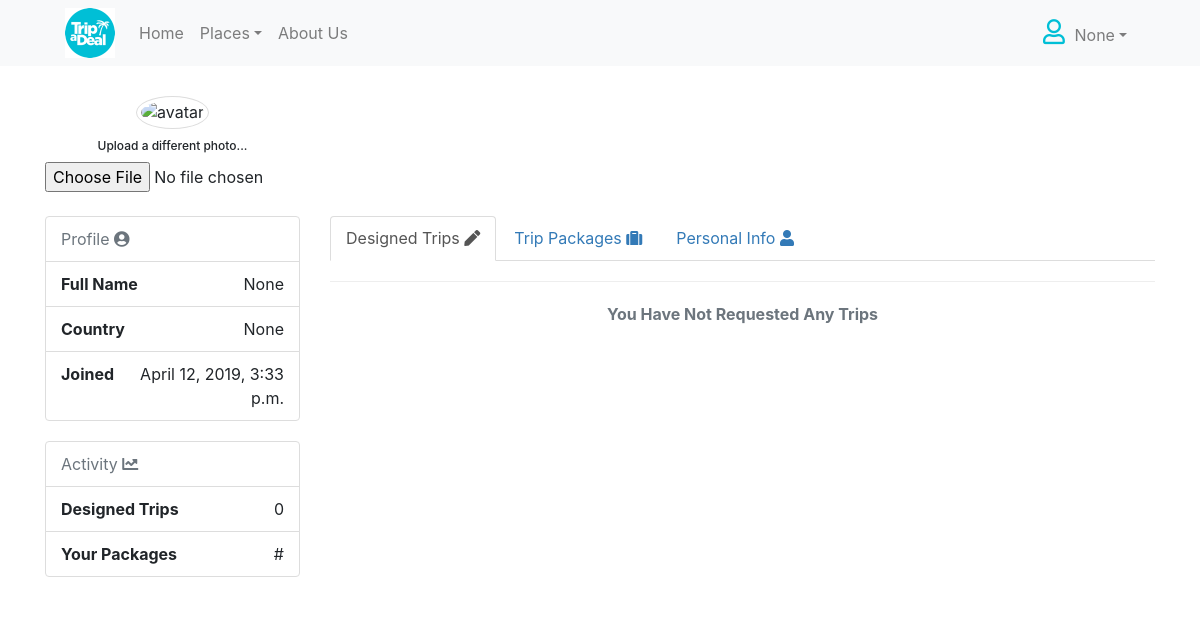
/user/id=41/, run on the app's committed database.
### CustomUser/models.py (models this page shows, shortened)
class User(AbstractBaseUser):
    email = models.EmailField(
        verbose_name='email address',
        max_length=255,
        unique=True,
    )
    active = models.BooleanField(default=False) # can login
    staff = models.BooleanField(default=False) # a admin user; non super-user
    admin = models.BooleanField(default=False) # a superuser
    full_name = models.CharField(max_length=255,blank=True,null=True)
    title = models.CharField(max_length=50,blank=True,null=True)
    country = models.CharField(max_length=50,blank=True,null=True)
    mobile = models.CharField(max_length=50,blank=True,null=True)
    birthday = models.DateField(blank=True,null=True)
    register_date = models.DateTimeField(auto_now_add=True,blank=True,null=True)
    USERNAME_FIELD = 'email'
    REQUIRED_FIELDS = ['full_name'] # Email & Password are required by default.
    objects = UserManager()
    def get_full_name(self):
        return self.full_name

### CustomUser/views.py (the view)
# urls.py: path('id=<int:user_id>/', views.profile_render, name = "profile_render"),
def profile_render(request,user_id):
    user = get_object_or_404(User,id=user_id)
    designedTrips = DesignTrip.objects.filter(user=user)
    cities = City.objects.all()
    context = {'user':user, 'DesignedTrips':designedTrips,'cities':cities}
    return render(request,'user_profile.html', context)

### CustomUser/templates/user_profile.html (shortened to what this page needs)
{% extends 'TripPackages/base.html' %}
{% load staticfiles %}
{% block body %}
<head>
<link href="{% static 'design_form/intl-tel-input-master/build/css/intlTelInput.css' %}" rel="stylesheet" media="all">
<link rel="stylesheet" href="{% static "user_profile/css/bootstrap3.css" %}">
<link rel="stylesheet" href="{% static "user_profile/css/user_profile.css" %}">
</head>
<div class="bootstrap3">
<br>
<br>
<br>
<br>
<div class="container bootstrap snippet">
    <div class="row">
  		<div class="col-sm-3">
      <div class="text-center">
        <img src="http://ssl.gstatic.com/accounts/ui/avatar_2x.png" class="avatar img-circle img-thumbnail" alt="avatar">
        <h6>Upload a different photo...</h6>
        <input type="file" class="text-center center-block">
      </div></hr><br>
          <ul class="list-group">
            <li class="list-group-item text-muted">Profile  <i class="fas fa-user-circle"></i></li>
            <li class="list-group-item text-right"><span class="pull-left"><strong>Full Name</strong></span>{{user.full_name}}</li>
            <li class="list-group-item text-right"><span class="pull-left"><strong>Country</strong></span>{{user.country}}</li>
            <li class="list-group-item text-right"><span class="pull-left"><strong>Joined</strong></span>{{user.register_date}}</li>
          </ul>
          <ul class="list-group">
            <li class="list-group-item text-muted">Activity  <i class="fas fa-chart-line"></i> </li>
            <li class="list-group-item text-right"><span class="pull-left"><strong>Designed Trips</strong></span>{{DesignedTrips.count}}</li>
            <li class="list-group-item text-right"><span class="pull-left"><strong>Your Packages</strong></span> #</li>
          </ul>
        </div>
    	<div class="col-sm-9">
        <br>
        <br>
        <br>
        <br>
        <br>
            <ul class="nav nav-tabs">
                <li class="active"><a data-toggle="tab" href="#designed_trips">Designed Trips  <i class="fas fa-pen"></i></a></li>
                <li><a data-toggle="tab" href="#trip_packages">Trip Packages  <i class="fas fa-suitcase"></i></a></li>
                <li><a data-toggle="tab" href="#personal_info">Personal Info  <i class="fas fa-user"></i></a></li>
              </ul>
          <div class="tab-content">
            <div class="tab-pane active" id="designed_trips">
                <hr>
                {% if DesignedTrips %}
                {% for trip in DesignedTrips  %}
                  <div class="card text">
                    <div class="card-header">
                      <ul class="nav nav-tabs card-header-tabs">
                        <li class="active"><a data-toggle="tab" href="#requested_trips">Requested Trip</a> </li>
                        <li><a data-toggle="tab" href="#trip_program">Trip Program</a></li>
                      </ul>
                    </div>
                    <div class="tab-content">
                      <div class="tab-pane active" id="requested_trips">
                        <div class="card-body">
                        <div class="summ_div" id="summ_div{{trip.id}}">
                            <p>
                              <ul class="list-group">
                                <li class="list-group-item text-muted">Request Summary</i> </li>
                                <li class="list-group-item text-right"><span class="pull-left"><strong>Request Date</strong></span>{{trip.form_submitted_date}}</li>
                                <li class="list-group-item text-right"><span class="pull-left"><strong>Request Status</strong></span>{{trip.status}}</li>
                                <li class="list-group-item text-right"><span class="pull-left"><strong>Trip Type</strong></span>{{trip.trip_type}}</li>
                                <li class="list-group-item text-right"><span class="pull-left"><strong>Trip Mode</strong></span>{{trip.about_trip}}</li>
                              </ul>
                            </p>
                        </div>
                        <div class="full_div" id="full_div{{trip.id}}">
                            <p>
                              <ul class="list-group">
                                <li class="list-group-item text-muted">Request Full Details</i> </li>
                                <li class="list-group-item text-right"><span class="pull-left"><strong>Request Date</strong></span>{{trip.form_submitted_date}}</li>
                                <li class="list-group-item text-right"><span class="pull-left"><strong>Request Status</strong></span>{{trip.status}}</li>
                                <li class="list-group-item text-right"><span class="pull-left"><strong>Trip Type</strong></span>{{trip.trip_type}}</li>
                                <li class="list-group-item text-right"><span class="pull-left"><strong>Trip Mode</strong></span>{{trip.about_trip}}</li>
                                <li class="list-group-item text-right"><span class="pull-left"><strong>Budget From</strong></span>{{trip.budget_from}}</li>
                                <li class="list-group-item text-right"><span class="pull-left"><strong>Budget To</strong></span>{{trip.budget_to}}</li>
                                <li class="list-group-item text-right"><span class="pull-left"><strong>Travel With</strong></span>{{trip.travel_with}}</li>
                                {% ifequal trip.travel_with  "Couple" %}
                                  <li class="list-group-item text-right"><span class="pull-left"><strong>Couple Trip</strong></span>{{trip.couple_question}}</li>
                                {% endifequal %}
                                {% ifequal trip.travel_with  "Family"%}
                                  <li class="list-group-item text-right"><span class="pull-left"><strong>Adult Number</strong></span>{{trip.adult_number}}</li>
                                  <li class="list-group-item text-right"><span class="pull-left"><strong>Chidren Number</strong></span>{{trip.chidren_number}}</li>
                                {% endifequal %}
                                {% ifequal trip.travel_with "Friends" %}
                                  <li class="list-group-item text-right"><span class="pull-left"><strong>Adult Number</strong></span>{{trip.adult_number}}</li>
                                  <li class="list-group-item text-right"><span class="pull-left"><strong>Chidren Number</strong></span>{{trip.chidren_number}}</li>
                                {% endifequal %}
                                {% ifequal trip.exact_date  "Yes" %}
                                  <li class="list-group-item text-right"><span class="pull-left"><strong>Arrival Date</strong></span>{{trip.arrival_date}}</li>
                                  <li class="list-group-item text-right"><span class="pull-left"><strong>Departure Date</strong></span>{{trip.departure_date}}</li>
                                {% endifequal %}
                                {% ifequal trip.exact_date "No" %}
                                  <li class="list-group-item text-right"><span class="pull-left"><strong>Month(approx)</strong></span>{{trip.month}}</li>
                                  <li class="list-group-item text-right"><span class="pull-left"><strong>How Long(approx)?</strong></span>{{trip.period}}</li>
                                {% endifequal %}
                                <li class="list-group-item text-right"><span class="pull-left"><strong>Start Trip From</strong></span>{{trip.begin_trip}}</li>
                                <li class="list-group-item text-right"><span class="pull-left"><strong>Guide Language</strong></span>{{trip.agent_language}}</li>
                                <li class="list-group-item text-right"><span class="pull-left"><strong>Guide Needed</strong></span>{{trip.agent_time}}</li>
                                <li class="list-group-item text-right"><span class="pull-left"><strong>Need Airport Welcome</strong></span>{{trip.agent_welcome}}</li>
                                <li class="list-group-item text-right"><span class="pull-left"><strong>Need Airport ByeBye</strong></span>{{trip.agent_byebye}}</li>
                                <li class="list-group-item text-right"><span class="pull-left"><strong>Need Car</strong></span>{{trip.agent_car}}</li>
                                <li class="list-group-item text-right"><span class="pull-left"><strong>Need Camera</strong></span>{{trip.agent_camera}}</li>
                              </ul>
                            </p>
                        </div>
                        <div>
                          <button class="btn btn-primary pull-left card_button" onclick="showhide(this,{{trip.id}});" id="showhide{{trip.id}}"><i id="showhideIcon{{trip.id}}" class="fas fa-plus"></i> Show Full Details</button>
                          <form id="cancel_request_form" method="post" enctype="multipart/form-data" action={% url 'cancel_request' %}>
                            {% csrf_token %}
                            <button type="button" class="btn btn-danger pull-right card_button" onclick="cancelRequest({{trip.id}});" id="cancel{{trip.id}}"><i class="fas fa-trash-alt"></i> Cancel Request</button>
                            <input type="text" value="{{trip.id}}" style="display:none;" name="trip_id">
                          </form>
                        </div>
                        </div>
                      </div>
                      <div class="tab-pane" id="trip_program">
                        <div class="card-body">
                        </div>
                      </div>
                  </div>
                </div>
                <br>
                {% endfor %}
                {% else %}
                  <p class="text-xl-center font-weight-bold text-muted">You Have Not Requested Any Trips</p>
                {% endif %}
             </div>
              </div>
          </div>
        </div>
    </div>
    </div>
{% endblock body %}

### TripPackages/templates/TripPackages/base.html (shortened to what this page needs)
{% load staticfiles %}
<!DOCTYPE html>
<html lang="en">
<head>
    <link rel="stylesheet"href="{% static "css/bootstrap-css/bootstrap.min.css" %}">
    <link rel="stylesheet" href="https://use.fontawesome.com/releases/v5.7.2/css/all.css">
    <link rel="stylesheet" href="{%  static "css/base.css" %}">
    <link rel="stylesheet" href="{%  static "css/login.css" %}">
</head>
<body>
    <nav class="navbar navbar-expand-lg navbar-light bg-light navbar-fixed">
        <div class="container-fluid">
              <a class="navbar-brand" href="#"><img src= "{% static "images/base/tripdeal.png" %}"></a>
              <div class="collapse navbar-collapse" id="navbarText">
                <ul class="navbar-nav mr-auto">
                  <li class="nav-item ">
                    <a class="nav-link" href="{% url 'Home_view'%}">Home <span class="sr-only">(current)</span></a>
                  </li>
                   <li class="nav-item dropdown">
                      <a class="nav-link dropdown-toggle" data-toggle="dropdown" href="#" role="button" aria-haspopup="true" aria-expanded="false">Places</a>
                   </li>
                  <li class="nav-item">
                    <a class="nav-link" href="{% url 'about_us'%}">About Us</a>
                  </li>
                </ul>
                <ul class="navbar-nav navbar-right ">
                    {% if user.is_authenticated %}
                        <li class="nav-item dropdown">
                        <a class="nav-link dropdown-toggle" data-toggle="dropdown" href="#" role="button" aria-haspopup="true" aria-expanded="false"><i class="far fa-user "></i> {{ user.get_full_name }}</a>
                        </li>
                    {% else %}
                    <a class="nav-link " href="#" onclick="document.getElementById('id01').style.display='block'" style="width:auto;">
                        <i class="far fa-user "></i>  <span >Sign into my AmièGoo! Account </span>
                    </a>
                    {% endif %}
                </ul>
              </div>
        </div>
    </nav>
    {% block body %}
    {% endblock %}
</body>
</html>

### TripPackages/static/css/base.css (style rules this page uses)
.navbar { padding: 3px 50px; z-index: 2; }
.navbar-fixed { position: fixed; top: 0; width: 100%; }
.navbar .navbar-brand img { width: 50px; height: 50px; }
.navbar .navbar-right .fa-user { margin-right: 5px; color : #00BFD6; font-weight: normal; font-size: 25px; }

### CustomUser/static/user_profile/css/user_profile.css (style rules this page uses)
a { text-decoration: none !important; }

### data on the page
User: get_full_name "None", full_name "None", country "None", register_date "April 12, 2019, 3:33 p.m."

### other printed values
{{ DesignedTrips.count }} "0"
